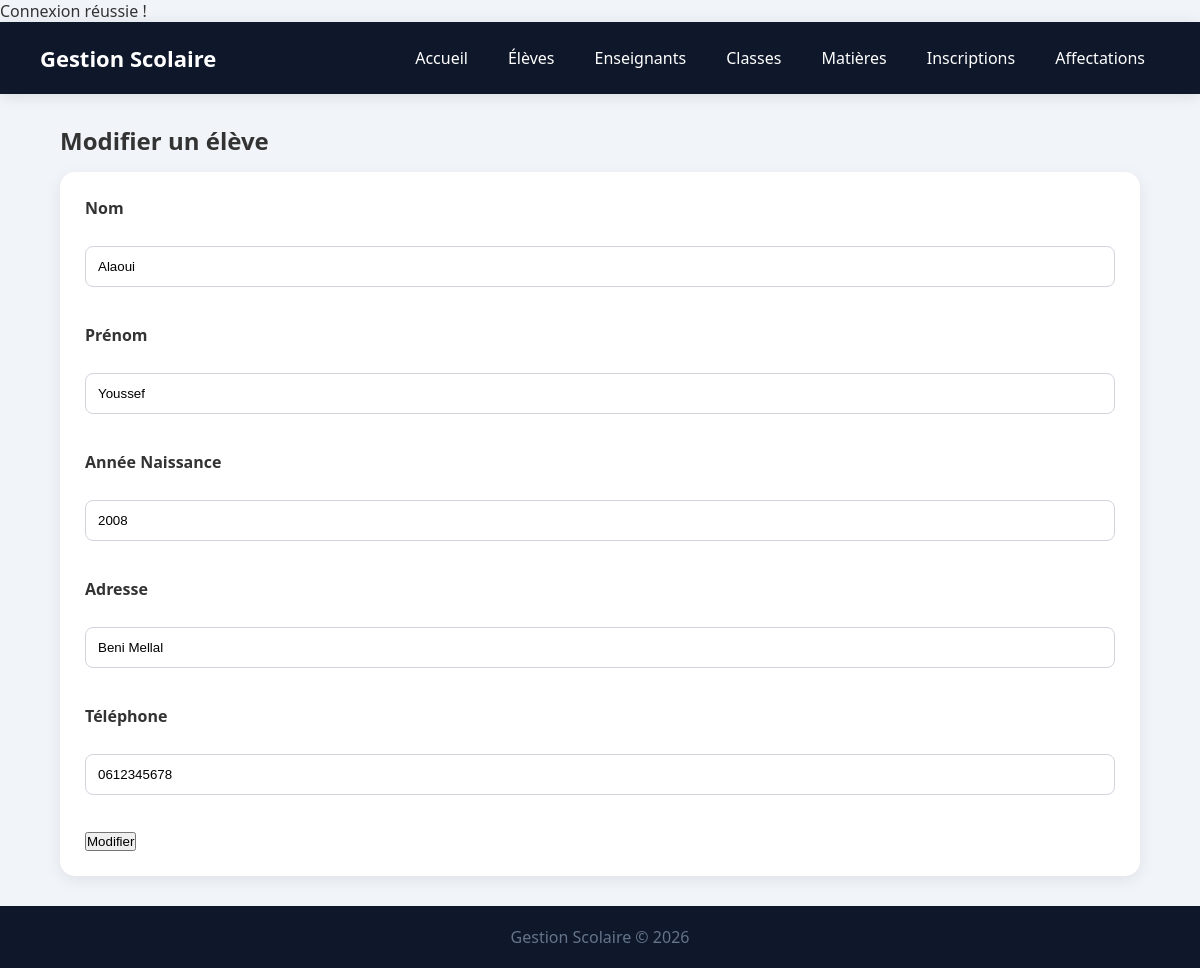
The app's page /eleves/modifier.php?id=1 with its own data.
### tables this page shows
CREATE TABLE `eleve` (
  `id_eleve` int(11) NOT NULL,
  `nom` varchar(50) DEFAULT NULL,
  `prenom` varchar(50) DEFAULT NULL,
  `date_naissance` int(11) DEFAULT NULL,
  `adresse` varchar(50) DEFAULT NULL,
  `telephone` varchar(50) DEFAULT NULL
);

### eleves/modifier.php (the view, shortened to what this page needs)
<?php
require_once "../config.php";
$id = $_GET['id'];
$stmt = $pdo->prepare("SELECT * FROM eleve WHERE id_eleve=?");
$stmt->execute([$id]);
$eleve = $stmt->fetch(PDO::FETCH_ASSOC);
include "../includes/header.php";
include "../includes/navbar.php";
?>
<h2>Modifier un élève</h2>
<form method="POST">
    <label>Nom</label><br>
    <input type="text" name="nom"
           value="<?= htmlspecialchars($eleve['nom']) ?>" required><br><br>
    <label>Prénom</label><br>
    <input type="text" name="prenom"
           value="<?= htmlspecialchars($eleve['prenom']) ?>" required><br><br>
    <label>Année Naissance</label><br>
    <input type="number" name="date_naissance"
           value="<?= htmlspecialchars($eleve['date_naissance']) ?>" required><br><br>
    <label>Adresse</label><br>
    <input type="text" name="adresse"
           value="<?= htmlspecialchars($eleve['adresse']) ?>" required><br><br>
    <label>Téléphone</label><br>
    <input type="text" name="telephone"
           value="<?= htmlspecialchars($eleve['telephone']) ?>" required><br><br>
    <button type="submit" name="modifier">Modifier</button>
</form>
<?php include "../includes/footer.php"; ?>

### style.css (style rules this page uses)
* { margin:0; padding:0; box-sizing:border-box; }
body { font-family:'Segoe UI',sans-serif; background:#f1f5f9; color:#333; }
h2 { margin-bottom:15px; }
form { background:white; padding:25px; border-radius:15px; box-shadow:0 4px 15px rgba(0,0,0,.08); }
label { display:block; margin-bottom:5px; font-weight:600; }
input, select { width:100%; padding:12px; margin-bottom:15px; border:1px solid #d1d5db; border-radius:8px; }

### records on screen
eleve: nom "Alaoui", prenom "Youssef", date_naissance "2008", adresse "Beni Mellal", telephone "0612345678"
